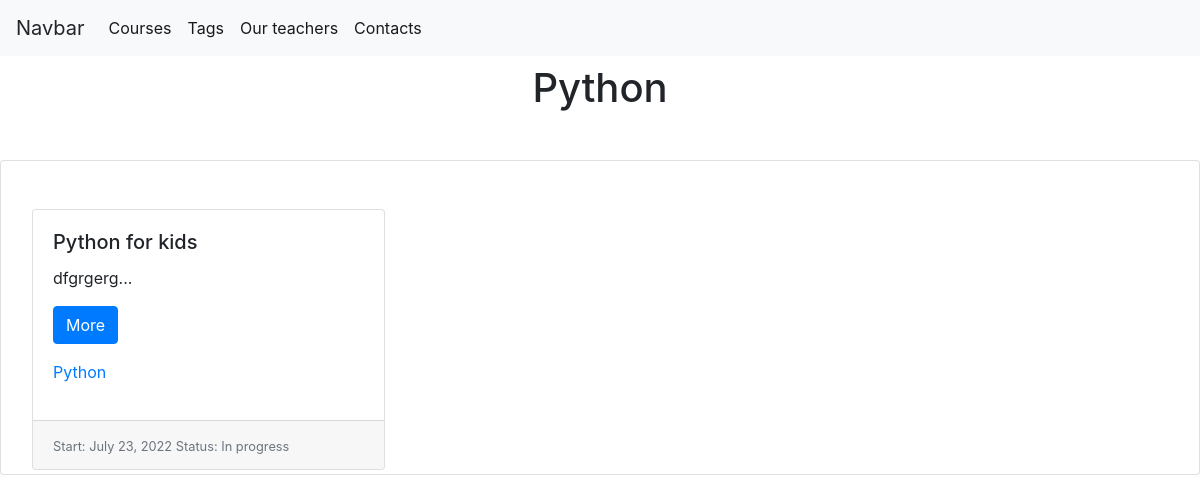
The app's page /course_by_tag/2/ with its own data.
### course/models.py (models this page shows, shortened)
class Category(models.Model):
    category_title = models.CharField(max_length=50)

class Course(models.Model):
    STATUS_NOW = "In progress"
    STATUS_WAIT = "Wait for group"
    STATUS_CHOICES = [
        (STATUS_NOW, "Курс идет"),
        (STATUS_WAIT, "Набор группы")
        ]
    title = models.CharField(max_length=50)
    description = models.TextField(blank=True)
    duration = models.IntegerField()
    start = models.DateField()
    price = models.DecimalField(max_digits=8, decimal_places=2)
    category = models.ManyToManyField(Category, related_name="courses")
    status = models.CharField(choices=STATUS_CHOICES, max_length=16, default=STATUS_WAIT)
    teachers = models.ManyToManyField('Teacher', related_name='courses', default=None)
    @cached_property
    def get_short_desc(self):
        return f'{self.description[:20]}...'

### course/views.py (the view)
# urls.py: path('course_by_tag/<int:category_id>/', course.CourseListByTagView.as_view(), name="course_list_by_tag"),
class CourseListByTagView(View):
    def get(self, request, category_id):
        courses = Course.objects.filter(category=category_id)
        category = get_object_or_404(Category, pk=category_id)
        courses = courses.prefetch_related('category')
        context = {'object_list': courses, 'category': category, 'page_title': f'Tag "{category.category_title}"'}
        return render(request, 'course/course_list_by_tag.html', context=context)

### course/templates/course/course_list_by_tag.html
{% extends 'course/course_list.html' %}
{% block tag %}
    <h1 class="text-center mt-2">{{ category.category_title }}</h1>
{% endblock %}

### course/templates/course/course_list.html (shortened to what this page needs)
{% extends 'root.html' %}
{% block content %}
    {% block tag %}
    {% endblock %}
    <div class="card mt-5">
        <div class="card-group">
            {% for course in object_list %}
                <div class="col-md-4">
                <div class="card mt-5 ml-3 mb-1">
                    <div class="card-body">
                        <h5 class="card-title">{{ course.title }}</h5>
                        <p class="card-text">{{ course.get_short_desc }}</p>
                        <p><a class="btn btn-primary" href="{% url "course:course_detail" pk=course.pk %}" role="button">More</a>
                        </p>
                        <p class="text-muted">
                            {% for ct in course.category.all %}
                                <a href="{% url 'course:course_list_by_tag' category_id=ct.id %}">{{ ct.category_title }}</a>
                            {% endfor %}
                            </p>
                    </div>
                    <div class="card-footer">
                        <small class="text-muted"> Start: {{ course.start }} Status: {{ course.status }}</small>
                    </div>
                </div>
                </div>
            {% endfor %}
        </div>
    </div>
{% endblock %}

### records on screen
Category: category_title "Python"
Course: title "Python for kids", get_short_desc "dfgrgerg...", start "July 23, 2022", status "In progress"
